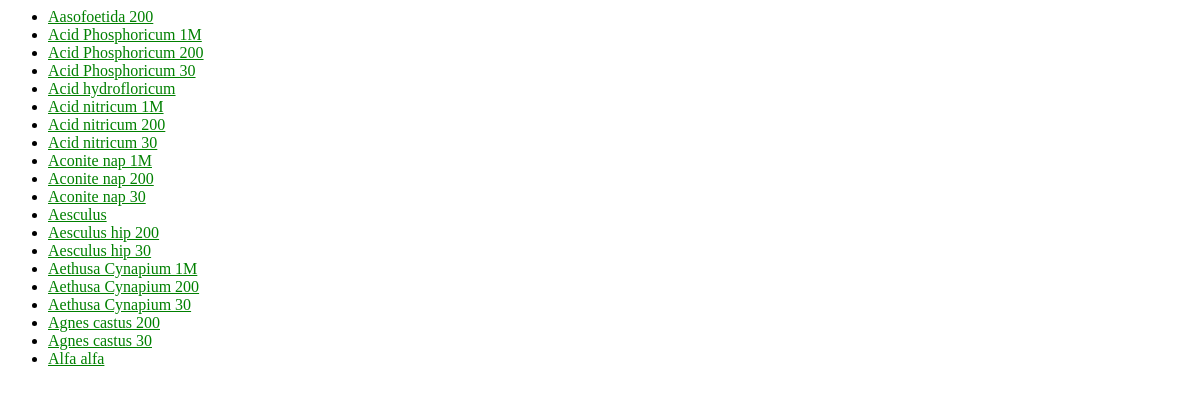
/, run on an earlier commit of the app's database.
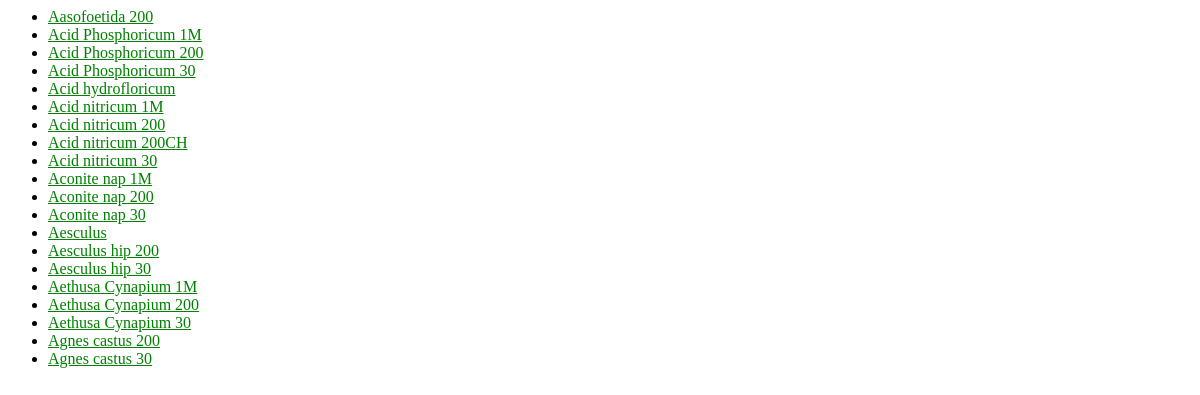
And on a later commit of the database.
### app/models.py (models this page shows)
class MedicineDetail(models.Model):
    medicine_brand_choice = (
        ('reckeweg', 'Reckeweg'),
        ('sbl', 'SBL'),
        ('schwabe', 'Schwabe'),
        ('bakson', 'Bakson'),
        ('bhargawa', 'Bhargawa'),
    )
    strength_choice = (
        ('Combination', 'Combination'),
        ('ExternalUse', 'External Use'),
        ('Syrup', 'Syrup'),
        ('Mother', 'Mother'),
        ('CM', 'CM'),
        ('10M', '10M'),
        ('1M', '1M'),
        ('200', '200'),
        ('30', '30'),
        ('12', '12'),
        ('6x', '6X'),
        ('3x', '3X'),
    )
    in_stock_choice = (
        ('yes', 'YES'),
        ('no', 'NO'),
    )
    location_choice = (
        ('r1-a', 'R1-A'),
        ('r1-b', 'R1-B'),
        ('r1-c', 'R1-C'),
        ('r1-d', 'R1-D'),
        ('r2-a', 'R2-A'),
        ('r2-b', 'R2-B'),
        ('r2-c', 'R2-C'),
        ('r2-d', 'R2-D'),
    )
    medicine_name = models.CharField(max_length=100, unique=True)
    medicine_brand = models.CharField(max_length=100, choices=medicine_brand_choice)
    strength = models.CharField(max_length=50, null=True, choices=strength_choice)
    in_stock = models.CharField(max_length=10, null=True, choices=in_stock_choice)
    location = models.CharField(max_length=6, blank=True, null=True, choices=location_choice)
    quantity = models.CharField(max_length=6, default='', blank=True, null=True)
    count = models.IntegerField(default=0, blank=True, null=True)
    mrp = models.CharField(max_length=10, default='', blank=True, null=True)
    spr = models.CharField(max_length=10, default='', blank=True, null=True)
    therapeutic_use = models.TextField(max_length=500, default='', blank=True, null=True)
    symptom = models.TextField(max_length=1000, default='', blank=True, null=True)

### app/views.py (the view)
# urls.py: path('', views.IndexView.as_view(), name='index'),
class IndexView(generic.ListView):
    template_name = 'app/index.html'
    context_object_name = 'latest_medicine_list'
    def get_queryset(self):
        return MedicineDetail.objects.order_by('medicine_name')[:20]

### app/templates/app/index.html
{% load static %}
<link rel="stylesheet" type="text/css" href="{% static 'app/style.css' %}">
{% if latest_medicine_list %}
    <ul>
    {% for medicine in latest_medicine_list %}
        <li><a href="{% url 'app:detail' medicine.id %}">{{ medicine.medicine_name }}</a></li>
    {% endfor %}
    </ul>
{% else %}
    <p>No medicine are available.</p>
{% endif %}

### app/static/app/style.css (style rules this page uses)
li a { color: green; }

What changed in the data, as far as the page shows it:
no longer on this page (row unchanged): MedicineDetail: medicine_name "Alfa alfa"
added MedicineDetail: medicine_name "Acid nitricum 200CH"
